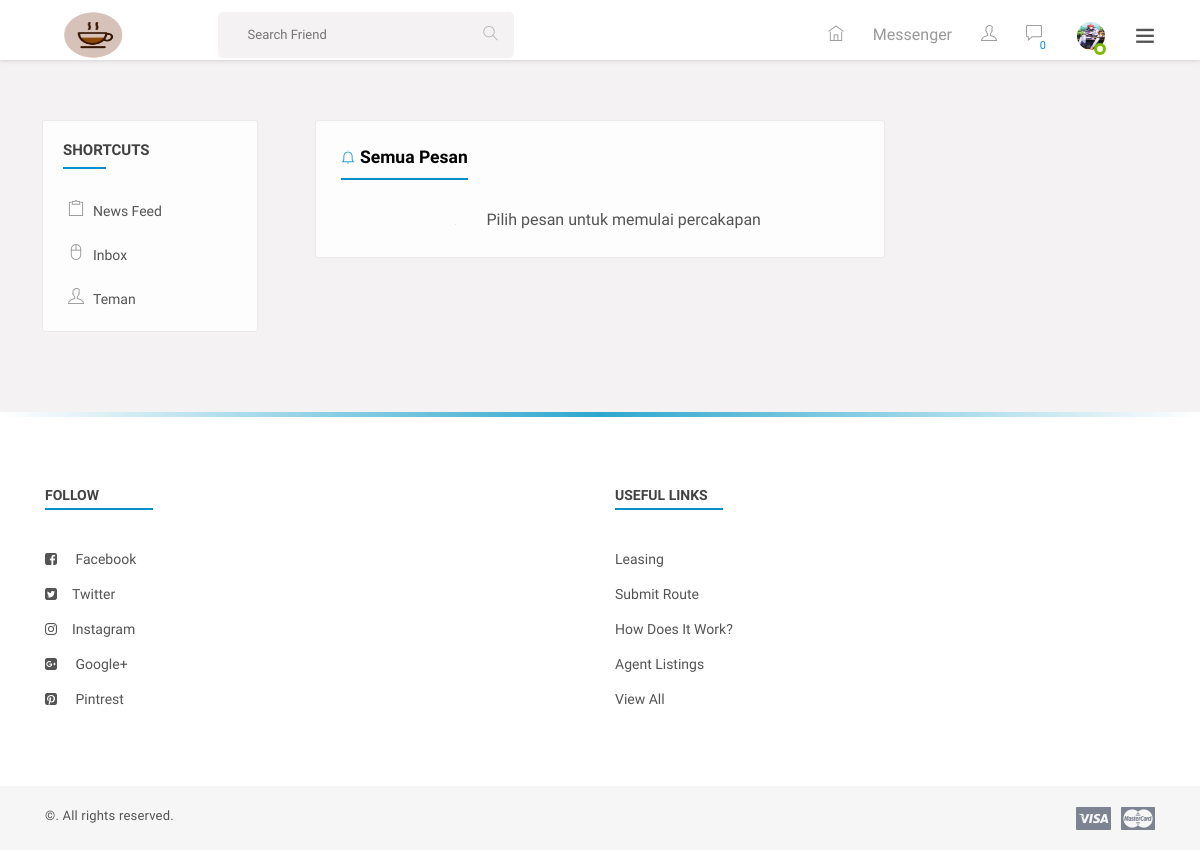
The page /messages/ (signed in) on the database as committed earlier.
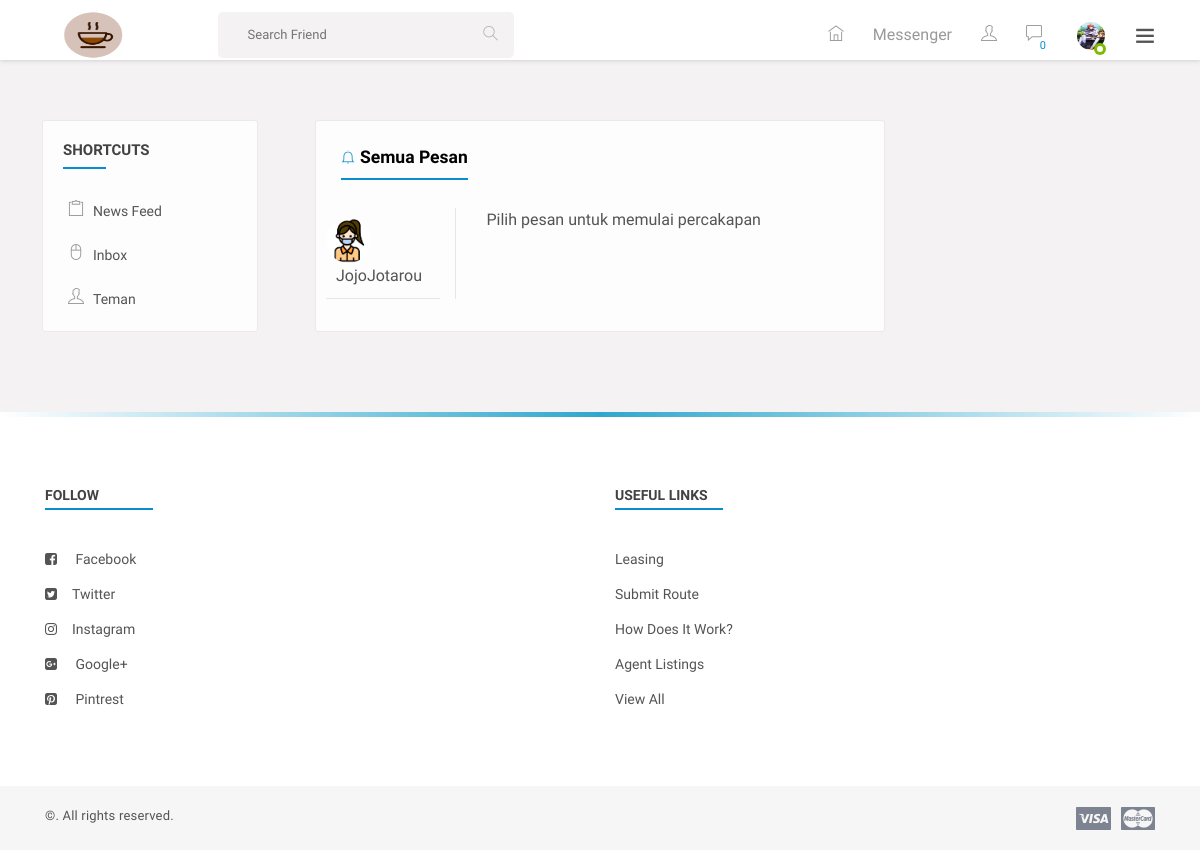
The same page on the database as committed later.
### friends/models.py (models this page shows)
class Friend(models.Model):
    user = models.ForeignKey(User, on_delete=models.CASCADE)  # who sent the request
    friend = models.ForeignKey(User, on_delete=models.CASCADE, related_name='friends')  # who will receive the request
    status = models.CharField(max_length=20, default='requested')
    created_at = models.DateTimeField(default=now)

### accounts/models.py (models this page shows, shortened)
class User(AbstractUser):
    username = models.CharField(
        'username',
        max_length=50,
        unique=True,
        help_text='50 characters atau kurang. Letters, digits and @/./+/-/_ only.',
        error_messages={
            'unique': "Sudah ada nama akun yang sama bro.",
        },
    )
    email = models.EmailField(unique=True, blank=False,
                              error_messages={
                                  'unique': "udah ada email akun yang sama bro.",
                              })
    gender = models.CharField(max_length=20)
    status = models.BooleanField(default=False)
    about = models.TextField(blank=True)
    USERNAME_FIELD = "email"
    REQUIRED_FIELDS = ["username", "gender"]

### communications/views.py (the view)
# urls.py: path('', all_messages, name="all-messages"),
def all_messages(request):
    friends_one = Friend.objects.filter(friend=request.user, status='friend')
    friends_two = Friend.objects.filter(user=request.user, status='friend')
    friends = friends_one | friends_two
    return render(request, "communications/all-messages.html", {'friends': friends})

### templates/communications/all-messages.html (shortened to what the changed rows need)
{% extends 'base.html' %}
{% load static %}
{% block content %}
    <section>
        <div class="gap gray-bg">
            <div class="container-fluid">
                <div class="row">
                    <div class="col-lg-12">
                        <div class="row" id="page-contents">
                            <div class="col-lg-6">
                                <div class="central-meta">
                                    <div class="messages">
                                        <div class="message-box row">
                                            <ul class="peoples col-md-3">
                                                {% for friend in friends %}
                                                    <li>
                                                        <figure>
                                                            {% if friend.user.username == request.user.username %}
                                                                {% if friend.friend.gender == 'male' %}
                                                                    <img src="{% static 'images/male.jpg' %}" alt="male">
                                                                {% else %}
                                                                    <img src="{% static 'images/female.png' %}" alt="female">
                                                                {% endif %}
                                                            {% else %}
                                                                {% if friend.user.gender == 'male' %}
                                                                    <img src="{% static 'images/male.jpg' %}" alt="male">
                                                                {% else %}
                                                                    <img src="{% static 'images/female.png' %}" alt="female">
                                                                {% endif %}
                                                            {% endif %}
                                                        </figure>
                                                        <div class="people-name">
                                                            {% if friend.user.username == request.user.username %}
                                                                <a href="{% url 'communications:messages-with-one-friend' friend.friend.username %}">{{ friend.friend.username }}</a>
                                                            {% else %}
                                                                <a href="{% url 'communications:messages-with-one-friend' friend.user.username %}">{{ friend.user.username }}</a>
                                                            {% endif %}
                                                        </div>
                                                    </li>
                                                {% endfor %}
                                            </ul>
                                        </div>
                                    </div>
                                </div>
                            </div>
                        </div>
                    </div>
                </div>
            </div>
        </div>
    </section>
{% endblock %}

Rows that differ between the two databases and show on the page:
added Friend: user.username "JojoJotarou"
